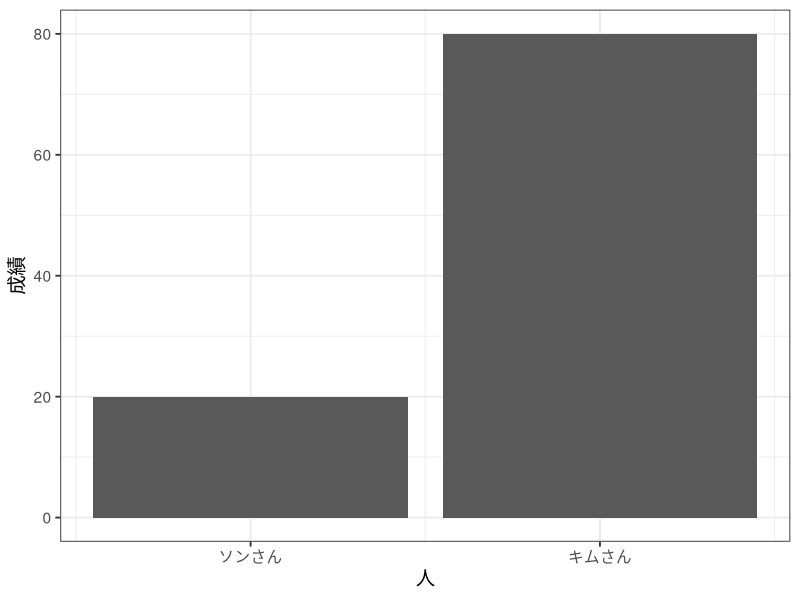
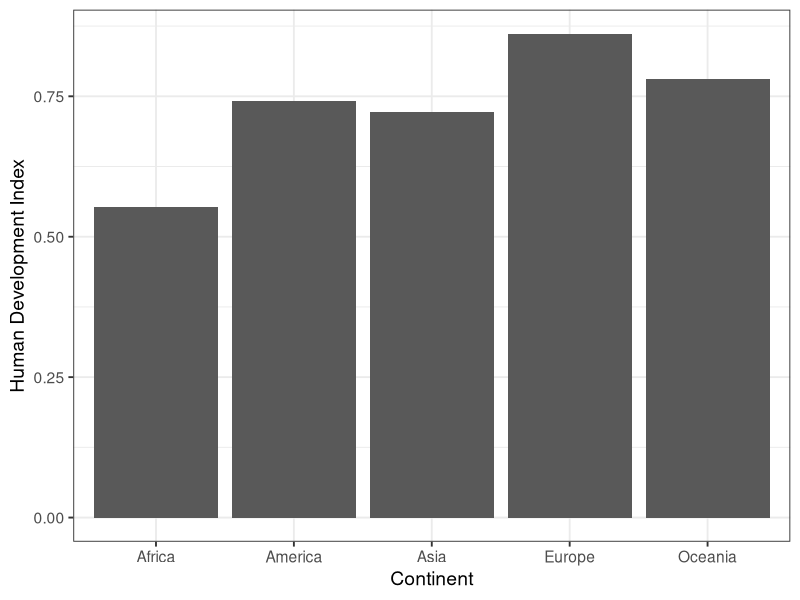
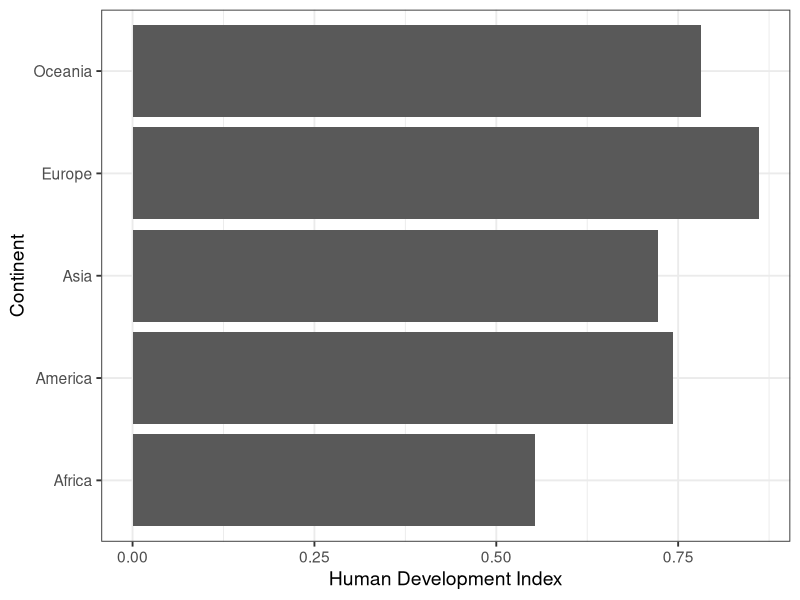
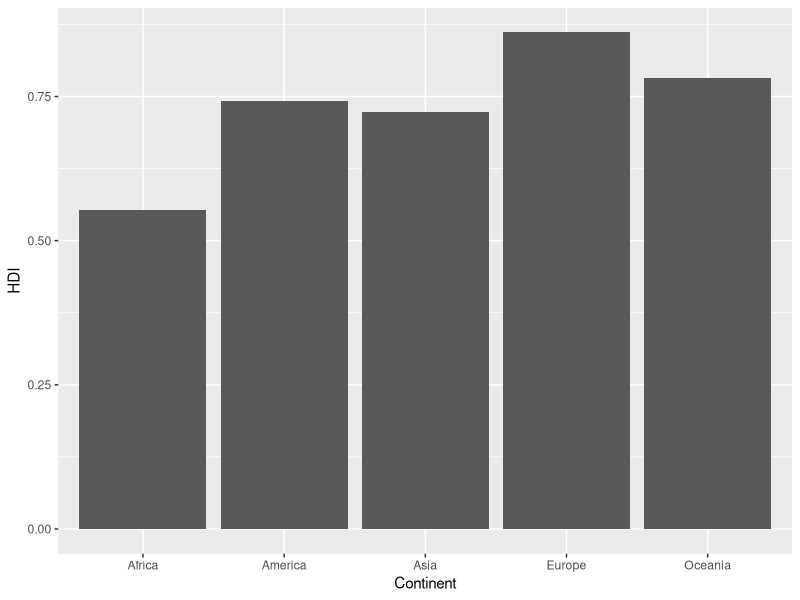
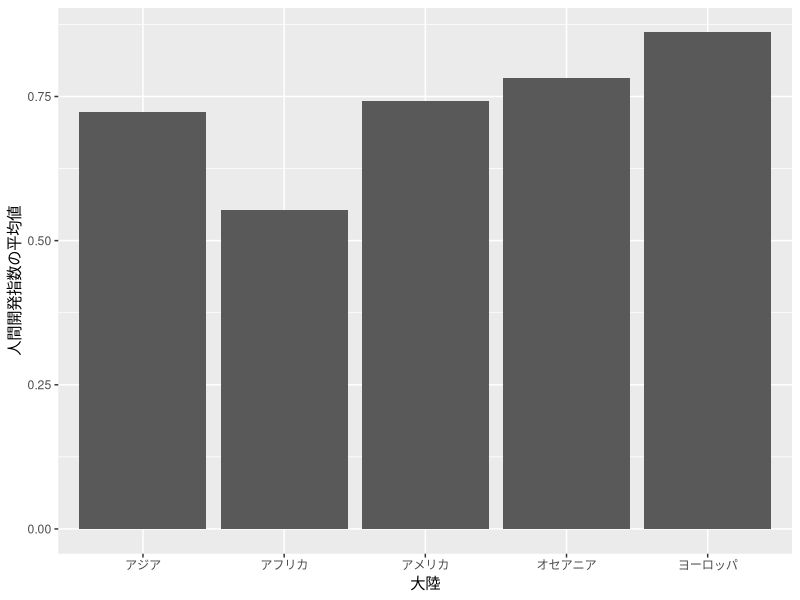
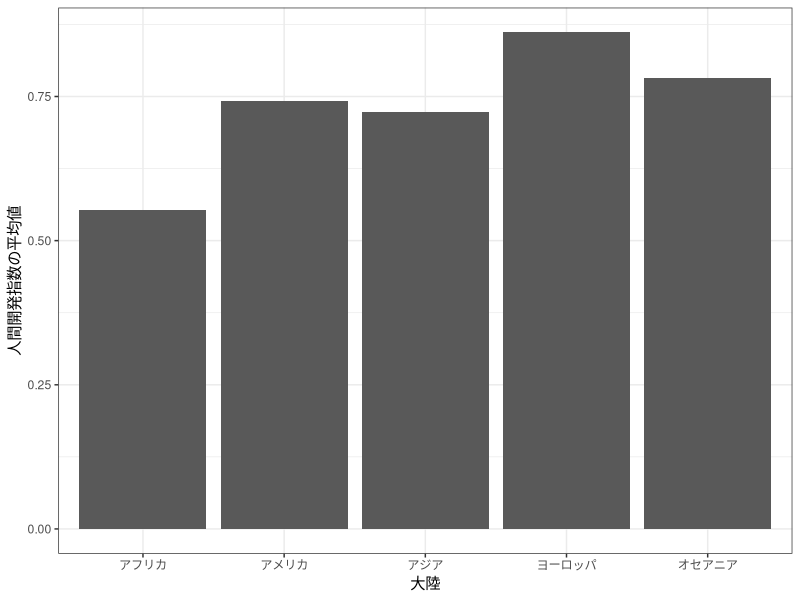
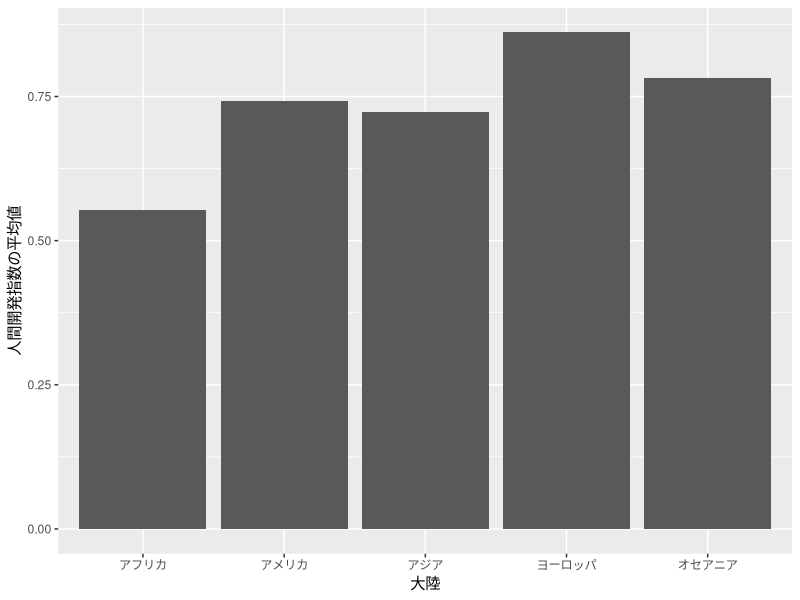
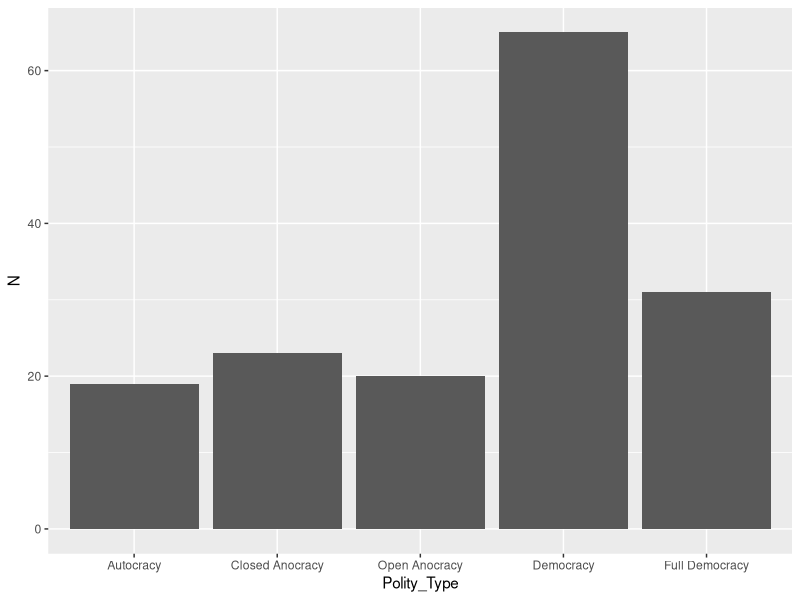

These figures' R source, in order: (Note: this script raises an error after producing the figures.)
## ---- chunk 1
#| include: false
library(tidyverse)
knitr::opts_chunk$set(dev       = "ragg_png",
                      dpi       = 300,
                      fig.align = "center",
                      echo      = TRUE,
                      warning   = FALSE)
df <- read_csv("Data/Micro09.csv")
## ---- chunk 2
#| message: false
library(tidyverse)
df <- read_csv("Data/Micro09.csv")
## ---- chunk 3
#| echo: false
tibble(x = 1:2,
       y = c(20, 80)) %>%
  ggplot() +
  geom_bar(aes(x = x, y = y), stat = "identity") +
  scale_x_continuous(breaks = 1:2, labels = c("ソンさん", "キムさん")) +
  labs(x = "人", y = "成績") +
  theme_bw(base_size = 14)
## ---- chunk 4
#| fig-cap: 2つの棒グラフ
#| fig-subcap: 
#|   - "xが大陸、yが人間開発指数"
#|   - "yが大陸、xが人間開発指数"
#| layout-ncol: 2
#| echo: false
#| fig-width: 5
#| fig-height: 4
df %>%
   group_by(Continent) %>%
   summarise(HDI = mean(HDI_2018, na.rm = TRUE)) %>%
   ggplot() +
   geom_bar(aes(x = Continent, y = HDI), stat = "identity") +
   labs(y = "Human Development Index") +
   theme_bw(base_size   = 14)

df %>%
   group_by(Continent) %>%
   summarise(HDI = mean(HDI_2018, na.rm = TRUE)) %>%
   ggplot() +
   geom_bar(aes(y = Continent, x = HDI), stat = "identity") +
   labs(x = "Human Development Index") +
   theme_bw(base_size   = 14)
## ---- chunk 5
df2 <- df %>%
   group_by(Continent) %>%
   summarise(HDI = mean(HDI_2018, na.rm = TRUE))

df2
## ---- chunk 6
#| fig-width: 5
#| fig-height: 2.8
#| code-line-numbers: "3"
bar_plot1 <- df2 %>%
  ggplot() +
  geom_bar(aes(x = Continent, y = HDI), stat = "identity")

bar_plot1
## ---- chunk 7
df2 <- df2 %>%
   mutate(Continent_J = case_when(Continent == "Asia"    ~ "アジア",
                                  Continent == "Africa"  ~ "アフリカ",
                                  Continent == "America" ~ "アメリカ",
                                  Continent == "Europe"  ~ "ヨーロッパ",
                                  TRUE                   ~ "オセアニア"))

df2
## ---- chunk 8
#| fig-width: 8
#| fig-height: 3.2
#| code-line-numbers: "4"
df2 %>%
   ggplot() +
   geom_bar(aes(x = Continent_J, y = HDI), stat = "identity") +
   labs(x = "大陸", y = "人間開発指数の平均値")
## ---- chunk 9
#| fig-width: 8
#| fig-height: 3.5
#| code-line-numbers: "2-4"
df2 %>%
   mutate(Continent_J = factor(Continent_J, 
                               levels = c("アフリカ", "アメリカ", "アジア", 
                                          "ヨーロッパ", "オセアニア"))) %>% 
   ggplot() +
   geom_bar(aes(x = Continent_J, y = HDI), stat = "identity") +
   labs(x = "大陸", y = "人間開発指数の平均値") +
   theme_bw() # Black and Whiteテーマも使ってみよう
## ---- chunk 10
df2
## ---- chunk 11
#| fig-width: 8
#| fig-height: 3.5
#| code-line-numbers: "2"
df2 %>%
   mutate(Continent_J = fct_inorder(Continent_J)) %>%
   ggplot() +
   geom_bar(aes(x = Continent_J, y = HDI), 
            stat = "identity") +
   labs(x = "大陸", y = "人間開発指数の平均値")
## ---- chunk 12
df3 <- df %>%
   drop_na(Polity_Type) %>%
   mutate(Polity_Type = factor(Polity_Type,
                               levels = c("Autocracy", "Closed Anocracy",
                                          "Open Anocracy", "Democracy",
                                          "Full Democracy"))) %>%
   group_by(Polity_Type) %>%
   summarise(N = n())

df3
## ---- chunk 13
#| fig-width: 8
#| fig-height: 3.5
df3 %>%
   ggplot() +
   geom_bar(aes(x = Polity_Type, y = N), stat = "identity")
## ---- chunk 14
df4 <- df %>%
   drop_na(Polity_Type) %>%
   mutate(Polity_Type = factor(Polity_Type,
                               levels = c("Autocracy", "Closed Anocracy",
                                          "Open Anocracy", "Democracy",
                                          "Full Democracy"))) %>%
   group_by(Polity_Type, Continent) %>%
   summarise(N       = n(),
             .groups = "drop")

df4
## ---- chunk 15
#| fig-width: 8
#| fig-height: 3
#| code-line-numbers: "3"
df4 %>%
  ggplot() +
  geom_bar(aes(x = Polity_Type, y = N, fill = Continent), stat = "identity")
## ---- chunk 16
#| fig-width: 8
#| fig-height: 3
#| code-line-numbers: "4"
df4 %>%
  ggplot() +
  geom_bar(aes(x = Polity_Type, y = N, fill = Continent), stat = "identity",
           position = "dodge")
## ---- chunk 17
#| fig-width: 8
#| fig-height: 3
#| code-line-numbers: "5"
df4 %>%
  ggplot() +
  geom_bar(aes(x = Polity_Type, y = N, fill = Continent), stat = "identity",
           position = "dodge") +
  theme(legend.position = "bottom")
## ---- chunk 18
#| fig-width: 8
#| fig-height: 3
df4 %>%
  ggplot() +
  geom_bar(aes(x = Continent, y = N, fill = Polity_Type), stat = "identity",
           position = "dodge", color = "white") +
  theme_bw() +
  labs(x = "Continent", y = "Number of Countries", fill = "Polity Type") +
  theme(legend.position = "bottom")
## ---- chunk 19
#| fig-width: 7
#| fig-height: 2.5
#| code-line-numbers: "4"
bar_plot2 <- df4 %>%
  ggplot() +
  geom_bar(aes(x = Polity_Type, y = N), stat = "identity") +
  facet_wrap(~ Continent, ncol = 5) # ncol/nrowで列/行数の指定が可能

bar_plot2
## ---- chunk 20
#| fig-width: 8
#| fig-height: 4
#| code-line-numbers: "3"
bar_plot3 <- bar_plot2 +
   labs(x = "Number of Countries", y = "Poltiy Type") + # ラベル修正
   theme_minimal() + # テーマを変えてみよう
   theme(axis.text.x        = element_text(angle = 35, vjust = 1, hjust = 1), # 35度回転
         panel.grid.major.x = element_blank()) # 横軸のグリッドを削除するおまじない

bar_plot3
## ---- chunk 21
#| fig-width: 8
#| fig-height: 3.25
bar_plot4 <- df4 %>%
  ggplot() +
  geom_bar(aes(x = N, y = Polity_Type), stat = "identity") +
  labs(x = "Number of Countries", y = "Poltiy Type") +
  facet_wrap(~ Continent, ncol = 5) + # 5列のファセット分割
  theme_minimal(base_size = 12) +     # フォントサイズの調整も可能
  theme(panel.grid.major.y = element_blank()) # 縦軸のグリッドを削除するおまじない
   
bar_plot4
## ---- chunk 22
#| fig-cap: "ベクトル vs. ビットマップ"
#| fig-subcap: 
#|   - "ベクトル画像"
#|   - "ビットマップ画像"
#| layout-ncol: 2
#| echo: false
#| out-width: "300px"
knitr::include_graphics("Figs/12/PDF_Example.png")
knitr::include_graphics("Figs/12/PNG_Example.png")
## ---- chunk 23
#| echo: false
#| fig-width: 8
#| fig-height: 3.5
#| message: false
df %>%
   ggplot() +
   geom_histogram(aes(x = HDI_2018), binwidth = 0.05) +
   labs(x = "人間開発指数 (2018年)", y = "国家数") +
   theme_gray(base_size   = 12)
## ---- chunk 24
#| fig-width: 8
#| fig-height: 3.5
#| message: false
df %>%
  ggplot() +
  geom_histogram(aes(x = HDI_2018)) # HDI_2018のヒストグラム
## ---- chunk 25
#| fig-cap: 2つのヒストグラム
#| fig-subcap: 
#|   - "棒の幅が狭いヒストグラム"
#|   - "棒の幅が中程度のヒストグラム"
#|   - "棒の幅が広いヒストグラム"
#| layout-ncol: 3
#| echo: false
#| fig-width: 4
#| fig-height: 4
df %>%
  ggplot() +
  geom_histogram(aes(x = HDI_2018), bins = 50, color = "white")

df %>%
  ggplot() +
  geom_histogram(aes(x = HDI_2018), bins = 10, color = "white")

df %>%
  ggplot() +
  geom_histogram(aes(x = HDI_2018), bins = 5, color = "white")
## ---- chunk 26
#| fig-width: 8
#| fig-height: 4
#| message: false
df %>%
  ggplot() +
  geom_histogram(aes(x = HDI_2018), bins = 10) # 棒を10本にする
## ---- chunk 27
#| fig-width: 8
#| fig-height: 4
#| message: false
df %>%
  ggplot() +
  geom_histogram(aes(x = HDI_2018), binwidth = 0.05) # 棒の幅を0.05にする
## ---- chunk 28
#| fig-width: 8
#| fig-height: 4
#| message: false
hist_plot1 <- df %>%
  ggplot() +
  geom_histogram(aes(x = HDI_2018), binwidth = 0.05, color = "white") +
  labs(x = "Human Development Index (2018)", y = "Number of Countries")

hist_plot1
## ---- chunk 29
#| fig-width: 8
#| fig-height: 4
#| message: false
hist_plot2 <- hist_plot1 +
   scale_x_continuous(breaks = seq(0.4, 1.0, by = 0.1),
                      labels = seq(0.4, 1.0, by = 0.1))

hist_plot2
## ---- chunk 30
#| fig-width: 8
#| fig-height: 4
#| message: false
hist_plot2 +
   facet_wrap(~Continent, nrow = 2)
## ---- chunk 31
#| fig-width: 8
#| fig-height: 4
#| message: false
df %>%
   mutate(OECD = if_else(OECD == 1, "OECD Members", "Others")) %>%
   ggplot() +
   geom_histogram(aes(x = HDI_2018, fill = OECD), position = "identity",
                  binwidth = 0.05, color = "white") +
   labs(x = "Human Development Index (2018)", y = "Number of Countries",
        fill = "")
## ---- chunk 32
#| fig-width: 8
#| fig-height: 4
#| message: false
df %>%
   mutate(OECD = if_else(OECD == 1, "OECD Members", "Others")) %>%
   ggplot() +
   geom_histogram(aes(x = HDI_2018, fill = OECD), position = "identity",
                  binwidth = 0.05, color = "white", alpha = 0.5) +
   labs(x = "Human Development Index (2018)", y = "Number of Countries",
        fill = "")
## ---- chunk 33
#| fig-width: 8
#| fig-height: 4
#| message: false
df %>%
   ggplot() +
   geom_histogram(aes(x = HDI_2018, fill = Continent), position = "identity",
                  binwidth = 0.05, color = "white", alpha = 0.5) +
   labs(x = "Human Development Index (2018)", y = "Number of Countries",
        fill = "")
## ---- chunk 34
#| fig-width: 8
#| fig-height: 4
#| message: false
df %>%
   ggplot() +
   geom_histogram(aes(x = HDI_2018, fill = Continent), 
                  binwidth = 0.05, color = "white") +
   labs(x = "Human Development Index (2018)", y = "Number of Countries",
        fill = "")
## ---- chunk 35
#| fig-width: 8
#| fig-height: 4
#| message: false
df %>%
   ggplot() +
   geom_density(aes(x = HDI_2018, fill = Continent), 
                alpha = 0.5, adjust = 0.8) +
   labs(x = "Human Development Index (2018)", y = "Density",
        fill = "")
